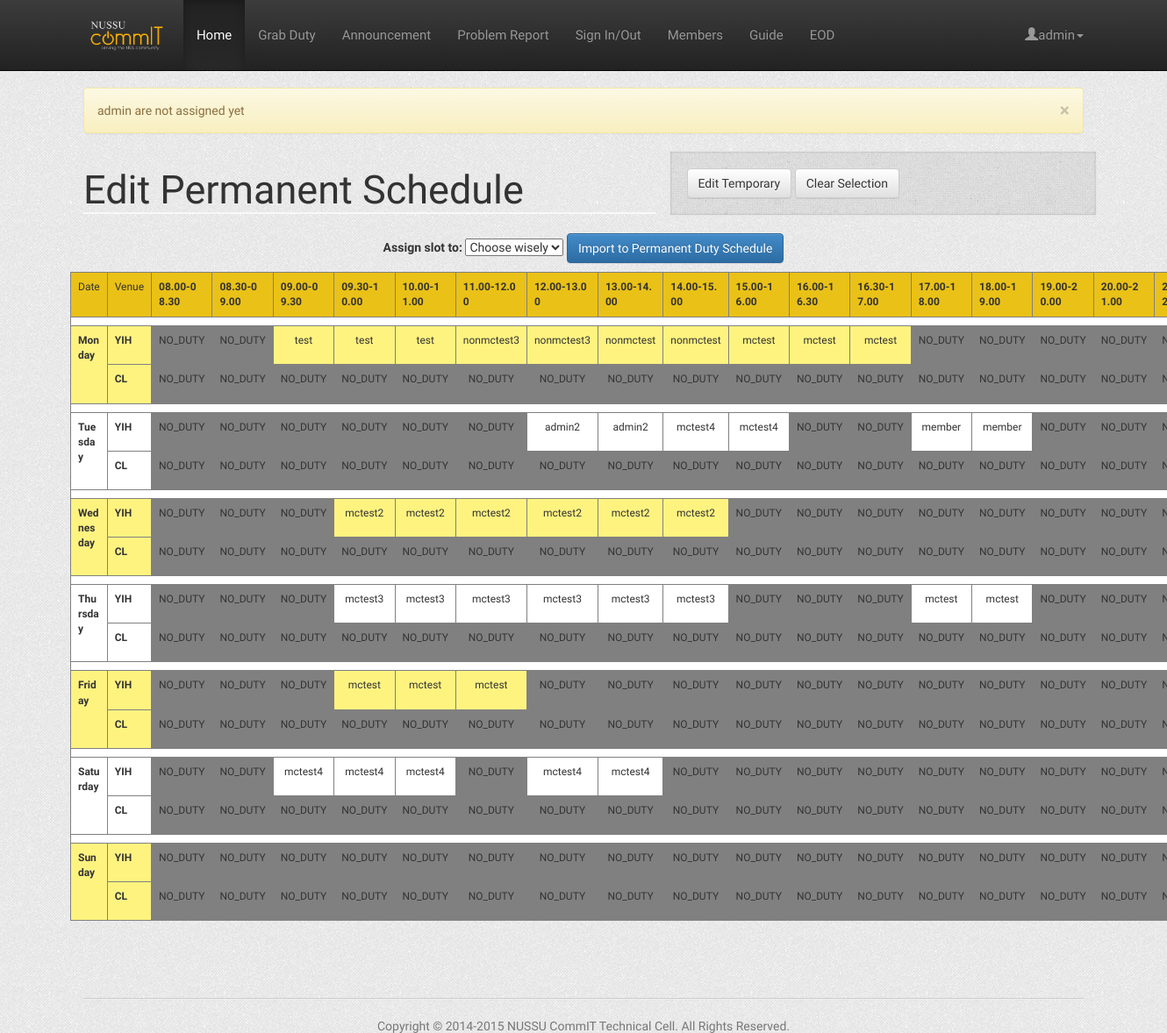
Page /automateschedule.php (signed in) on the committed database.
### tables this page shows
CREATE TABLE IF NOT EXISTS `duty_schedule` (
  `id` int(11) NOT NULL,
  `day` varchar(30) NOT NULL,
  `time` varchar(30) NOT NULL,
  `supervisor_cl` int(11) DEFAULT '-1',
  `supervisor_yih` int(11) DEFAULT '-1',
  `row_id` int(11) NOT NULL
);

CREATE TABLE IF NOT EXISTS `users` (
  `id` int(11) NOT NULL,
  `name` varchar(40) NOT NULL,
  `matric_number` varchar(30) DEFAULT NULL,
  `contact` varchar(30) DEFAULT NULL COMMENT 'phone number',
  `password` varchar(60) NOT NULL,
  `email` varchar(50) NOT NULL DEFAULT '',
  `is_admin` tinyint(1) NOT NULL DEFAULT '0',
  `cell` varchar(24) NOT NULL DEFAULT 'none',
  `position` varchar(24) NOT NULL DEFAULT 'Subcom',
  `new_ann` int(11) NOT NULL DEFAULT '1',
  `status` int(1) NOT NULL DEFAULT '1' COMMENT 'activation status',
  `temp1` int(11) NOT NULL,
  `temp2` int(11) NOT NULL,
  `tracking` varchar(11) NOT NULL DEFAULT '0',
  `duty` int(11) NOT NULL DEFAULT '1',
  `notification` int(11) NOT NULL DEFAULT '0'
);

### automateschedule.php (the view, shortened to what the rows shown need)
<?php include_once(dirname(__FILE__).'/Controller/DutyController.php');?>
<?php include_once(dirname(__FILE__).'/Controller/UserController.php');?>
<?php include_once(dirname(__FILE__).'/Controller/ScheduleController.php');?>
<?php
    $dutyController = DutyController::getInstance();
    $userController = UserController::getInstance();
    $scheduleController = ScheduleController::getInstance();
    if(isset($_POST['assign_to'])) {
        for ($i = 1; $i <= 119; ++$i) {
            foreach (['yih','cl'] as $j) {
                if ($_POST["assignto_".$j."_".$i] != 'unset') {
                    $newUser = new User($_POST["assignto_".$j."_".$i], null, null, null, null, null, null, null);
                    $duty = new Duty($i, null, null, null, $j);
                    $dutyController->assignPermanentDuty($newUser,$duty);
                }
            }
        }
        header("Location: index");
        exit;
    } else {
        $automatedSchedule = $scheduleController->automateScheduling();
    }
    $dayList = ["Monday","Tuesday","Wednesday","Thursday","Friday","Saturday","Sunday"];
    $day = "Monday";
    $dutySchedule = $dutyController->getOriginalDutySchedule($day);
?>
<html>
	<head>
		<link href="includes/css/bootstrap.min.css" rel="stylesheet">
		<link href="includes/css/bootstrap-theme.min.css" rel="stylesheet">
        <link href="includes/css/style.css" rel="stylesheet">
	</head>
    <body>
        <div class="container">
            <div class="row">
                <div class="col-sm-7">
                    <h1>Edit Permanent Schedule</h1>
                </div>
            </div>
        <div class="row">
        <form action="editschedule" method="post">
            <table border=1 class="table edittable">
                <tr class='table_header'>
                    <td style="width: 6%">Date</td>
                    <td style="width: 4.8%">Venue</td>
                    <?php
                    for ($i = 0; $i < count($dutySchedule); ++$i)
                    {
                        echo "<th class=\"breakword timeslot\">".$dutySchedule[$i]["time"]."</th>";
                    }
                    ?>
                </tr>
                <?php
                function printTable($location, $dayIndex) {
                    global $userController;
                    global $automatedSchedule;
                    global $day;
                        for ($j = $dayIndex * 17 + 1; $j <= ($dayIndex + 1) * 17; ++$j)
                        {
                            $dutyID = $j;
                            $supervisorID = $automatedSchedule[$location][$j];
                            $name = $userController->getUserName($supervisorID);
                            $onclickFunction = "\"cellClickHandler('" . $location . "', " . $dutyID . ", '" . $day ."')\"";
                            $onmouseoverFunction = "\"cellMouseoverHandler('" . $location . "', " . $dutyID . ", '" . $day ."')\"";
                            $id = "cell_" . $location . "_" . $dutyID . "_" . $day;
                            echo "<td class='duty_cell ";
                            if ($name == "Drop") {
                                echo "dropped_cell";
                            } else if ($name == "NO_DUTY") {
                                echo "noduty_cell";
                            }
                            echo "'";
                            echo "id=" . $id . " onclick=" . $onclickFunction . " onmouseover=" . $onmouseoverFunction . ">";
                            echo "<p> $name </p>";
                            echo "</td>";
                        }
                }
                for ($i = 0; $i < 7; ++$i)
                {
                    echo "<tr class='blank_row'/>";
                    $day = $dayList[$i];
                    $cellClass = ($i % 2 == 0 ? "yellow_cell" : "white_cell");
                    echo "<tr class=$cellClass>\n";
                        echo "<th rowspan=2 class=\"breakword\">".$day."</th>";
                        echo "<th>YIH</th>";
                        printTable("yih", $i);
                    echo "</tr>\n";
                    echo "<tr class=$cellClass>\n";
                        echo "<th>CL</th>";
                    echo "</tr>\n";
                }
                ?>
            </table>
        </form>
        </div>
        </div>
  </body>
</html>

### rows in the picture
duty_schedule: time "08.00-08.30"
duty_schedule: time "08.30-09.00"
duty_schedule: time "09.00-09.30"
duty_schedule: time "09.30-10.00"
duty_schedule: time "10.00-11.00"
duty_schedule: time "11.00-12.00"
duty_schedule: time "12.00-13.00"
duty_schedule: time "13.00-14.00"
duty_schedule: time "14.00-15.00"
duty_schedule: time "15.00-16.00"
duty_schedule: time "16.00-16.30"
duty_schedule: time "16.30-17.00"
duty_schedule: time "17.00-18.00"
duty_schedule: time "18.00-19.00"
duty_schedule: time "19.00-20.00"
duty_schedule: time "20.00-21.00"
users: name "test"
users: name "nonmctest3"
users: name "nonmctest"
users: name "mctest"
users: name "admin2"
users: name "mctest4"
users: name "member"
users: name "mctest2"
users: name "mctest3"

### other values in the picture
$_SESSION['user_name'] "admin"
$_SESSION['warning'] "admin are not assigned yet"
$day "Monday"
$name "NO_DUTY"
$day "Tuesday"
$day "Wednesday"
$day "Thursday"
$day "Friday"
$day "Saturday"
$day "Sunday"
